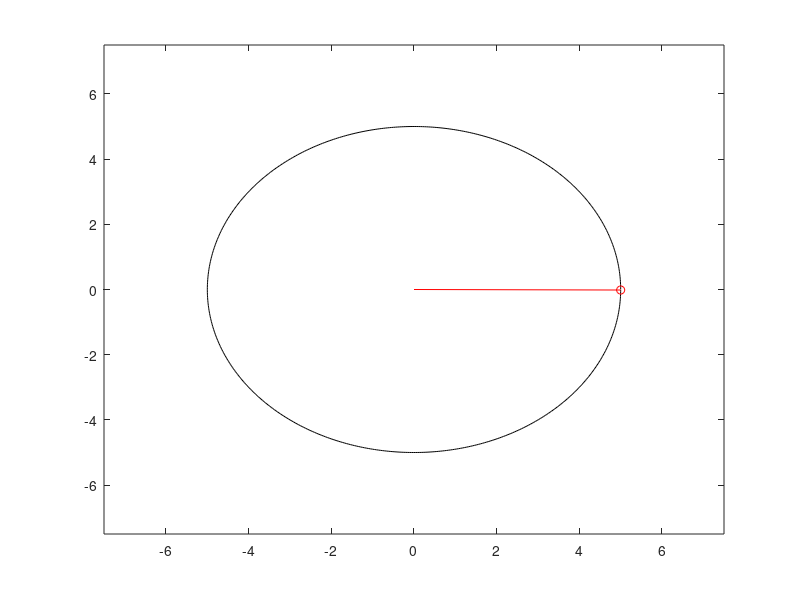

MATLAB code for this plot:
clear
close 
clc

%
% Exemplo Animação 3 - Sessão 2
% João Inácio, 22th Mar 2021
%

% Fazer um ponto rodar numa circunferencia.
% Para tal vamos ter que usar coordenadas polares.
% (x, y) -> (r, theta)
% x = r * cos(theta)
% y = t * sin(theta)

r = 5;
theta = 0:0.01:2 * pi;

x = r * cos(theta);
y = r * sin(theta);


for i = 1:length(x)
    hold off
    plot(x, y, '-k')
    hold on
    axis([-7.5 7.5 -7.5 7.5])
    
    x_point = x(i);
    y_point = y(i);
    
    plot(x_point, y_point, 'or')
    plot([0 x_point], [0 y_point], '-r')
    pause(0.01)
    drawnow
end

